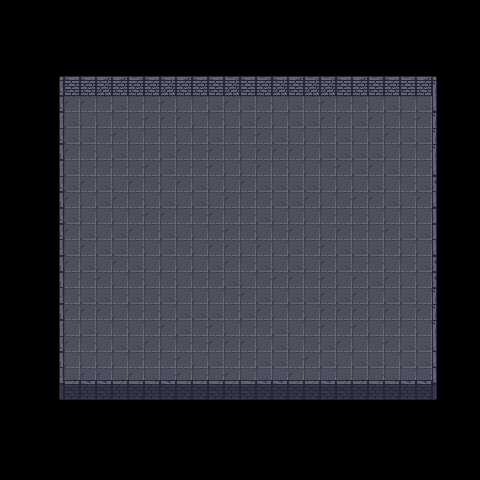

A 2D game scene composited from a Tiled map and its tileset images. What follows is a short description and the map's XML, with each tile layer's data collapsed to a summary:
An orthogonal 30x30 tile map with 16x16 px tiles, 4 tile layers (Tile Layer 1, Tile Layer 2, Tile Layer 3, Tile Layer 4), 2 tilesets and 4 objects.

<map version="1.10" tiledversion="1.10.2" orientation="orthogonal" renderorder="right-down" width="30" height="30" tilewidth="16" tileheight="16" infinite="0" nextlayerid="6" nextobjectid="5">
 <tileset firstgid="1" source="Floor.tsx" />
 <tileset firstgid="5" source="Walls.tsx" />
 <layer id="1" name="Tile Layer 1" width="30" height="30">
  <data>[900 cells, 500 non-empty, 20 distinct tile ids]</data>
 </layer>
 <layer id="3" name="Tile Layer 2" width="30" height="30">
  <data>[900 cells, 48 non-empty, 8 distinct tile ids]</data>
 </layer>
 <layer id="4" name="Tile Layer 3" width="30" height="30">
  <data>[900 cells, 0 non-empty, 0 distinct tile ids]</data>
 </layer>
 <layer id="5" name="Tile Layer 4" width="30" height="30">
  <data>[900 cells, 0 non-empty, 0 distinct tile ids]</data>
 </layer>
 <objectgroup id="2" name="Object Layer 1">
  <object id="1" x="63" y="76" width="370" height="5" />
  <object id="2" x="432" y="81" width="4" height="303" />
  <object id="3" x="59" y="380" width="372" height="4" />
  <object id="4" x="59" y="81" width="5" height="299" />
 </objectgroup>
</map>
